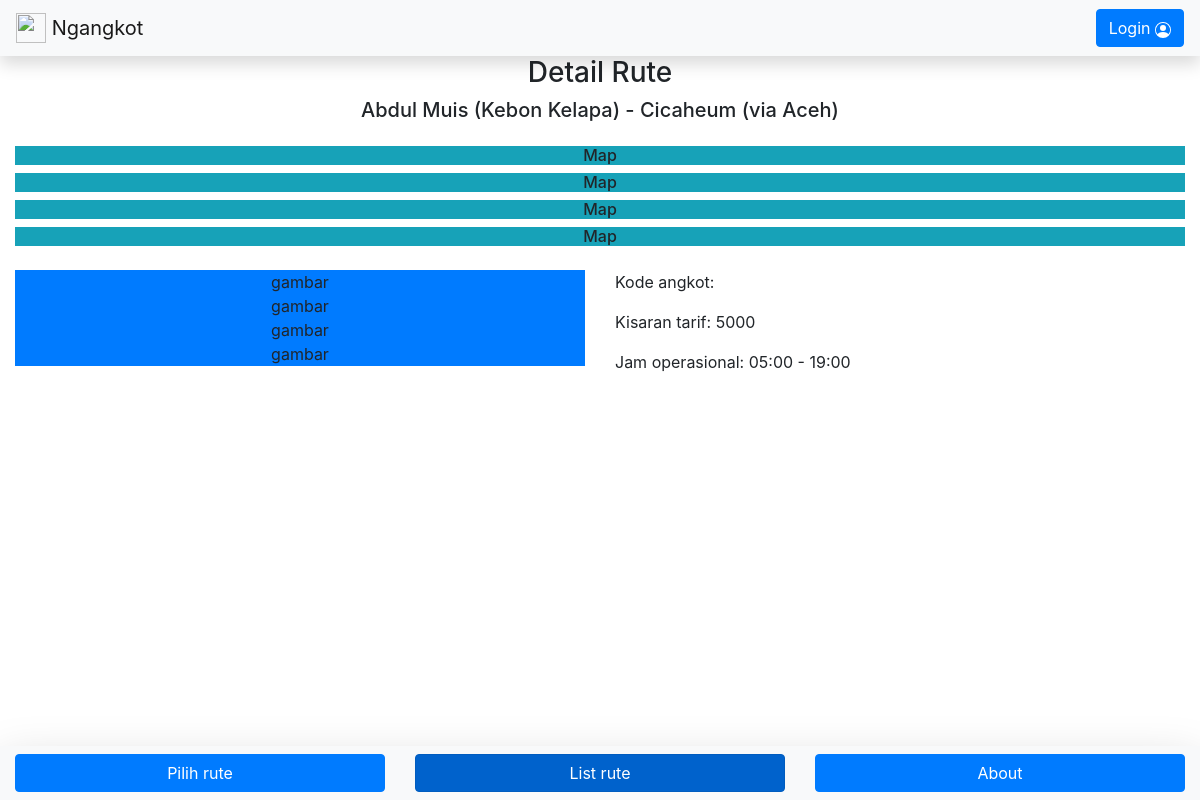
The app's page /detail_rute.php?id=2, older data.
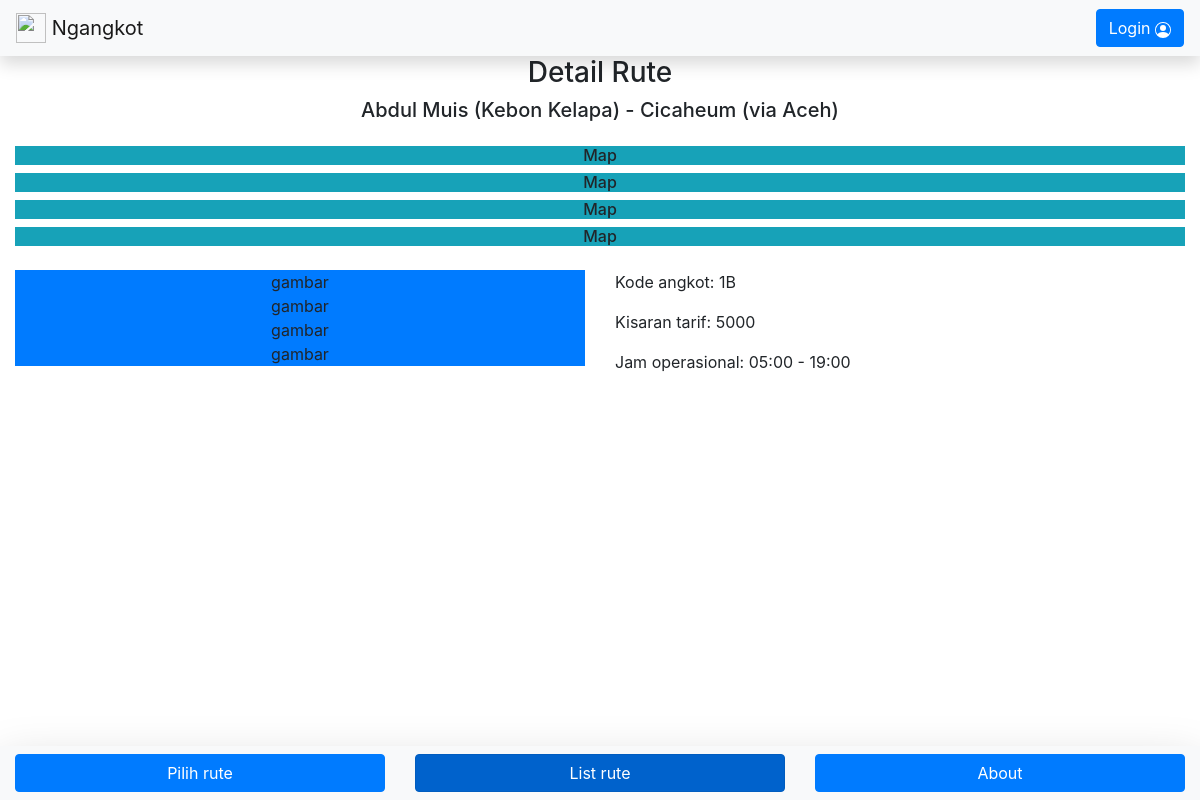
The same page, newer data.
### tables this page shows
CREATE TABLE `rute_angkot` (
  `id_rute` int(11) NOT NULL AUTO_INCREMENT,
  `kode` varchar(10) DEFAULT NULL,
  `jurusan` varchar(255) DEFAULT NULL,
  `lokasi_awal` varchar(255) DEFAULT NULL,
  `lokasi_akhir` varchar(255) DEFAULT NULL,
  `warna` varchar(255) DEFAULT NULL,
  `gambar` varchar(255) DEFAULT NULL,
  `harga` int(11) DEFAULT NULL,
  `jam_opr_awal` varchar(5) DEFAULT NULL,
  `jam_opr_akhir` varchar(5) DEFAULT NULL,
  `koordinat_awal` varchar(255) DEFAULT NULL,
  `koordinat_akhir` varchar(255) DEFAULT NULL,
  PRIMARY KEY (`id_rute`)
);

### detail_rute.php (the view, shortened to what this page needs)
<?php
    include 'config/connection.php';
    $id_rute = $_GET['id'];
    $sql    = "SELECT * FROM rute_angkot WHERE id_rute = $id_rute";
    $query  = $conn->query($sql);
    $data   = $query->fetch_array();
?>
<!DOCTYPE html>
<html lang="en">
<head>
    <link rel="stylesheet" href="https://cdn.jsdelivr.net/npm/bootstrap@4.6.1/dist/css/bootstrap.min.css">
    <link stylesheet type="text/css" rel="stylesheet" href="css/style.css">
</head>
<body>
    <?php include('elements/top_nav.php'); ?>
    <div class="mainContent container-fluid">
        <div class="text-center mb-4">
            <h3>Detail Rute</h3>
            <h5><?= $data['jurusan'] ?></h5>
        </div>
        <h6 class="bg-info text-center">Map</h6>
        <h6 class="bg-info text-center">Map</h6>
        <h6 class="bg-info text-center">Map</h6>
        <h6 class="bg-info text-center">Map</h6>
        <div class="row mt-4">
            <div class="col-6">
                <div class="text-center bg-primary">gambar</div>
                <div class="text-center bg-primary">gambar</div>
                <div class="text-center bg-primary">gambar</div>
                <div class="text-center bg-primary">gambar</div>
            </div>
            <div class="col-6">
                <p>Kode angkot: <?= $data['kode'] ?></p>
                <p>Kisaran tarif: <?= $data['harga'] ?></p>
                <p>Jam operasional: <?= $data['jam_opr_awal'] ?> - <?= $data['jam_opr_akhir'] ?></p>
            </div>
        </div>
    </div>
    <?php
    include('elements/bottom_nav.php');
    ?>
</body>
</html>

Row changes from the older to the newer data that the page shows:
changed rute_angkot "Abdul Muis (Kebon Kelapa) - Cicaheum (via Aceh)": kode (not shown) → "1B"
